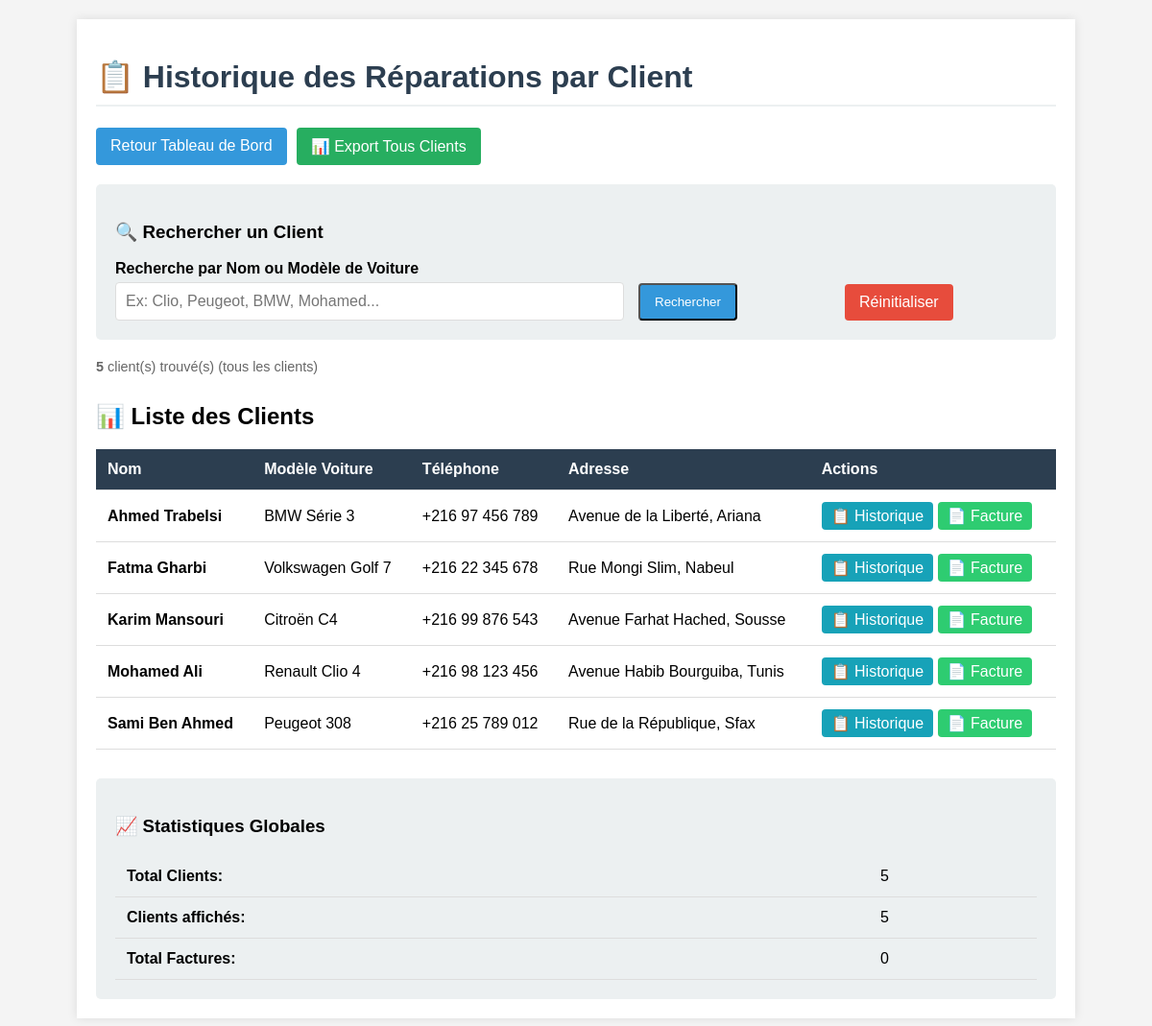
The page /index.php?route=client_history (signed in) on the database its author committed.
### tables this page shows
CREATE TABLE IF NOT EXISTS `clients` (
  `id` int(11) NOT NULL AUTO_INCREMENT,
  `name` varchar(100) NOT NULL,
  `car_model` varchar(100) DEFAULT NULL,
  `matricule_fiscal` varchar(50) DEFAULT NULL,
  `phone` varchar(20) DEFAULT NULL,
  `address` varchar(255) DEFAULT NULL,
  `created_at` timestamp NOT NULL DEFAULT CURRENT_TIMESTAMP,
  PRIMARY KEY (`id`),
  INDEX `idx_name` (`name`),
  INDEX `idx_car_model` (`car_model`),
  INDEX `idx_matricule_fiscal` (`matricule_fiscal`)
);

### src/models/Database.php (called while the page is built)
<?php
class Database {
    private static $instance = null;
    private $pdo;
    private function __construct() {
        try {
            $dsn = "mysql:host=" . DB_HOST . ";dbname=" . DB_NAME . ";charset=utf8mb4";
            $this->pdo = new PDO($dsn, DB_USER, DB_PASS);
            $this->pdo->setAttribute(PDO::ATTR_ERRMODE, PDO::ERRMODE_EXCEPTION);
            $this->pdo->setAttribute(PDO::ATTR_DEFAULT_FETCH_MODE, PDO::FETCH_ASSOC);
        } catch (PDOException $e) {
            die("Erreur de connexion : " . $e->getMessage());
        }
    }
    public static function getInstance() {
        if (self::$instance === null) {
            self::$instance = new self();
        }
        return self::$instance;
    }
    public function getConnection() {
        return $this->pdo;
    }
}

### src/models/Client.php (called while the page is built, shortened)
<?php
class Client {
    private $db;
    public function __construct() {
        $this->db = Database::getInstance()->getConnection();
    }
    public function getAll() {
        $stmt = $this->db->query("SELECT * FROM clients ORDER BY name ASC");
        return $stmt->fetchAll();
    }
}

### src/models/Invoice.php (called while the page is built, shortened)
<?php
class Invoice {
    private $db;
    public function __construct() {
        $this->db = Database::getInstance()->getConnection();
    }
    public function getClientStats($clientId) {
        $stmt = $this->db->prepare("
            SELECT
                COUNT(*) as total_invoices,
                SUM(total_ttc) as total_spent,
                MIN(invoice_date) as first_visit,
                MAX(invoice_date) as last_visit
            FROM invoices
            WHERE client_id = ?
        ");
        $stmt->execute([$clientId]);
        return $stmt->fetch();
    }
}

### src/views/client_history_select.php (the view, shortened to what this page needs)
<!DOCTYPE html>
<html lang="fr">
<head>
</head>
<body>
    <div class="container">
        <h1>📋 Historique des Réparations par Client</h1>
        <div class="actions">
            <a href="index.php?route=invoices" class="btn">Retour Tableau de Bord</a>
            <a href="exports/export_all_clients_csv.php" class="btn btn-csv">📊 Export Tous Clients</a>
        </div>
        <div class="search-section">
            <h3>🔍 Rechercher un Client</h3>
            <form method="GET">
                <div class="search-row">
                    <div class="form-group">
                        <label>Recherche par Nom ou Modèle de Voiture</label>
                        <input type="text" name="search_model" placeholder="Ex: Clio, Peugeot, BMW, Mohamed..." value="<?php echo htmlspecialchars($searchModel); ?>" autofocus>
                    </div>
                    <div class="form-group" style="flex: 0 0 auto; display: flex; align-items: flex-end;">
                        <button type="submit" class="btn" style="width: auto;">Rechercher</button>
                    </div>
                    <div class="form-group" style="flex: 0 0 auto; display: flex; align-items: flex-end;">
                        <a href="index.php?route=client_history" class="btn btn-danger" style="width: auto;">Réinitialiser</a>
                    </div>
                </div>
            </form>
        </div>
        <div class="result-count">
            <strong><?php echo count($clients); ?></strong> client(s) trouvé(s)
            <?php if(!empty($searchModel)): ?>
                pour la recherche : "<strong><?php echo htmlspecialchars($searchModel); ?></strong>"
            <?php else: ?>
                (tous les clients)
            <?php endif; ?>
        </div>
        <?php if(empty($clients)): ?>
            <div class="no-results">
                <p>🔍 Aucun client trouvé pour cette recherche.</p>
                <p>Essayez avec un autre modèle ou nom de client.</p>
                <a href="index.php?route=client_history" class="btn btn-info">Voir tous les clients</a>
            </div>
        <?php else: ?>
            <h2 style="margin-top: 30px;">📊 Liste des Clients</h2>
            <table>
                <thead>
                    <tr>
                        <th>Nom</th>
                        <th>Modèle Voiture</th>
                        <th>Téléphone</th>
                        <th>Adresse</th>
                        <th>Actions</th>
                    </tr>
                </thead>
                <tbody>
                    <?php foreach ($clients as $c):
                    ?>
                    <tr>
                        <td><strong><?php echo htmlspecialchars($c['name']); ?></strong></td>
                        <td><?php echo htmlspecialchars($c['car_model'] ?? '-'); ?></td>
                        <td><?php echo htmlspecialchars($c['phone'] ?? '-'); ?></td>
                        <td><?php echo htmlspecialchars($c['address'] ?? '-'); ?></td>
                        <td>
                            <a href="index.php?route=client_history&client_id=<?php echo $c['id']; ?>" class="btn btn-info" style="padding:5px 10px;">📋 Historique</a>
                            <a href="index.php?route=invoices_create&client_id=<?php echo $c['id']; ?>" class="btn btn-success" style="padding:5px 10px;">📄 Facture</a>
                        </td>
                    </tr>
                    <?php endforeach; ?>
                </tbody>
            </table>
        <?php endif; ?>
        <div style="margin-top: 30px; padding: 20px; background: #ecf0f1; border-radius: 5px;">
            <h3>📈 Statistiques Globales</h3>
            <table>
                <tr>
                    <td><strong>Total Clients:</strong></td>
                    <td><?php echo count($this->clientModel->getAll()); ?></td>
                </tr>
                <tr>
                    <td><strong>Clients affichés:</strong></td>
                    <td><?php echo count($clients); ?></td>
                </tr>
                <tr>
                    <td><strong>Total Factures:</strong></td>
                    <td>
                        <?php
                        $totalInvoices = 0;
                        foreach($clients as $c) {
                            $stats = (new Invoice())->getClientStats($c['id']);
                            $totalInvoices += $stats['total_invoices'];
                        }
                        echo $totalInvoices;
                        ?>
                    </td>
                </tr>
            </table>
        </div>
    </div>
</body>
</html>

### src/index.php (shortened to what this page needs)
<?php
require_once 'models/Database.php';
require_once 'models/Invoice.php';
require_once 'models/Client.php';
require_once 'controllers/InvoiceController.php';
$route = $_GET['route'] ?? 'login';
try {
    switch ($route) {
        case 'client_history':
            (new InvoiceController())->clientHistory();
            break;
    }
} catch (Exception $e) {
    error_log("[" . date('Y-m-d H:i:s') . "] Erreur dans l'application: " . $e->getMessage());
    error_log("Stack trace: " . $e->getTraceAsString());
    if (defined('DEBUG') && DEBUG) {
        echo "<!DOCTYPE html>";
        echo "<html lang='fr'><head><meta charset='UTF-8'><title>Erreur</title>";
        echo "<style>body{font-family:Arial,sans-serif;margin:40px;background:#f4f4f4;}";
        echo ".error{background:#f8d7da;border:1px solid #f5c6cb;color:#721c24;padding:20px;border-radius:5px;}";
        echo "pre{background:#fff;padding:15px;overflow:auto;}</style></head><body>";
        echo "<div class='error'>";
        echo "<h1>⚠️ Une erreur est survenue</h1>";
        echo "<p><strong>Message:</strong> " . htmlspecialchars($e->getMessage()) . "</p>";
        echo "<p><strong>Fichier:</strong> " . htmlspecialchars($e->getFile()) . "</p>";
        echo "<p><strong>Ligne:</strong> " . htmlspecialchars($e->getLine()) . "</p>";
        echo "<h3>Stack Trace:</h3><pre>" . htmlspecialchars($e->getTraceAsString()) . "</pre>";
        echo "<p><a href='index.php?route=invoices'>← Retour au tableau de bord</a></p>";
        echo "</div></body></html>";
    } else {
        echo "<!DOCTYPE html>";
        echo "<html lang='fr'><head><meta charset='UTF-8'><title>Erreur</title>";
        echo "<style>body{font-family:Arial,sans-serif;margin:40px;text-align:center;}";
        echo ".error{background:#f8d7da;border:1px solid #f5c6cb;color:#721c24;padding:30px;border-radius:5px;display:inline-block;}</style></head><body>";
        echo "<div class='error'>";
        echo "<h1>⚠️ Une erreur est survenue</h1>";
        echo "<p>Veuillez réessayer ultérieurement.</p>";
        echo "<p><a href='index.php?route=invoices'>← Retour au tableau de bord</a></p>";
        echo "</div></body></html>";
    }
}

### src/controllers/InvoiceController.php (shortened to what this page needs)
<?php
class InvoiceController {
    private $clientModel;
    public function __construct() {
        $this->clientModel = new Client();
    }
    public function clientHistory() {
        $clientId = $_GET['client_id'] ?? null;
        $searchModel = $_GET['search_model'] ?? '';
        if (!$clientId) {
            if (!empty($searchModel)) {
                $clients = $this->clientModel->searchByModel($searchModel);
            } else {
                $clients = $this->clientModel->getAll();
            }
            include 'views/client_history_select.php';
            return;
        }
    }
}

### src/views/client_history_select.php (style rules this page uses)
body { font-family: Arial, sans-serif; margin: 0; padding: 20px; background: #f4f4f4; }
.container { max-width: 1000px; margin: 0 auto; background: #fff; padding: 20px; box-shadow: 0 0 10px rgba(0,0,0,0.1); }
h1 { color: #2c3e50; border-bottom: 2px solid #ecf0f1; padding-bottom: 10px; }
.btn { display: inline-block; padding: 10px 15px; background: #3498db; color: #fff; text-decoration: none; border-radius: 4px; }
.btn-danger { background: #e74c3c; }
.btn-success { background: #2ecc71; }
.btn-csv { background: #27ae60; }
.btn-info { background: #17a2b8; }
.form-group { margin-bottom: 20px; }
.search-section { background: #ecf0f1; padding: 20px; border-radius: 5px; margin-bottom: 20px; }
label { display: block; margin-bottom: 5px; font-weight: bold; }
input { width: 100%; padding: 10px; border: 1px solid #ddd; border-radius: 4px; font-size: 16px; box-sizing: border-box; }
.search-row { display: flex; gap: 15px; flex-wrap: wrap; }
.search-row .form-group { flex: 1; min-width: 200px; margin-bottom: 0; }
table { width: 100%; border-collapse: collapse; margin-top: 20px; }
th, td { padding: 12px; text-align: left; border-bottom: 1px solid #ddd; }
th { background: #2c3e50; color: #fff; }
.actions { margin-bottom: 20px; display: flex; gap: 10px; flex-wrap: wrap; }
.result-count { color: #666; font-size: 0.9em; margin-top: 10px; }

### rows shown on the page
clients: name "Ahmed Trabelsi", car_model "BMW Série 3", phone "+216 97 456 789", address "Avenue de la Liberté, Ariana"
clients: name "Fatma Gharbi", car_model "Volkswagen Golf 7", phone "+216 22 345 678", address "Rue Mongi Slim, Nabeul"
clients: name "Karim Mansouri", car_model "Citroën C4", phone "+216 99 876 543", address "Avenue Farhat Hached, Sousse"
clients: name "Mohamed Ali", car_model "Renault Clio 4", phone "+216 98 123 456", address "Avenue Habib Bourguiba, Tunis"
clients: name "Sami Ben Ahmed", car_model "Peugeot 308", phone "+216 25 789 012", address "Rue de la République, Sfax"

### other values the page prints
count($clients) "5"
count($this->clientModel->getAll()) "5"
$totalInvoices "0"
